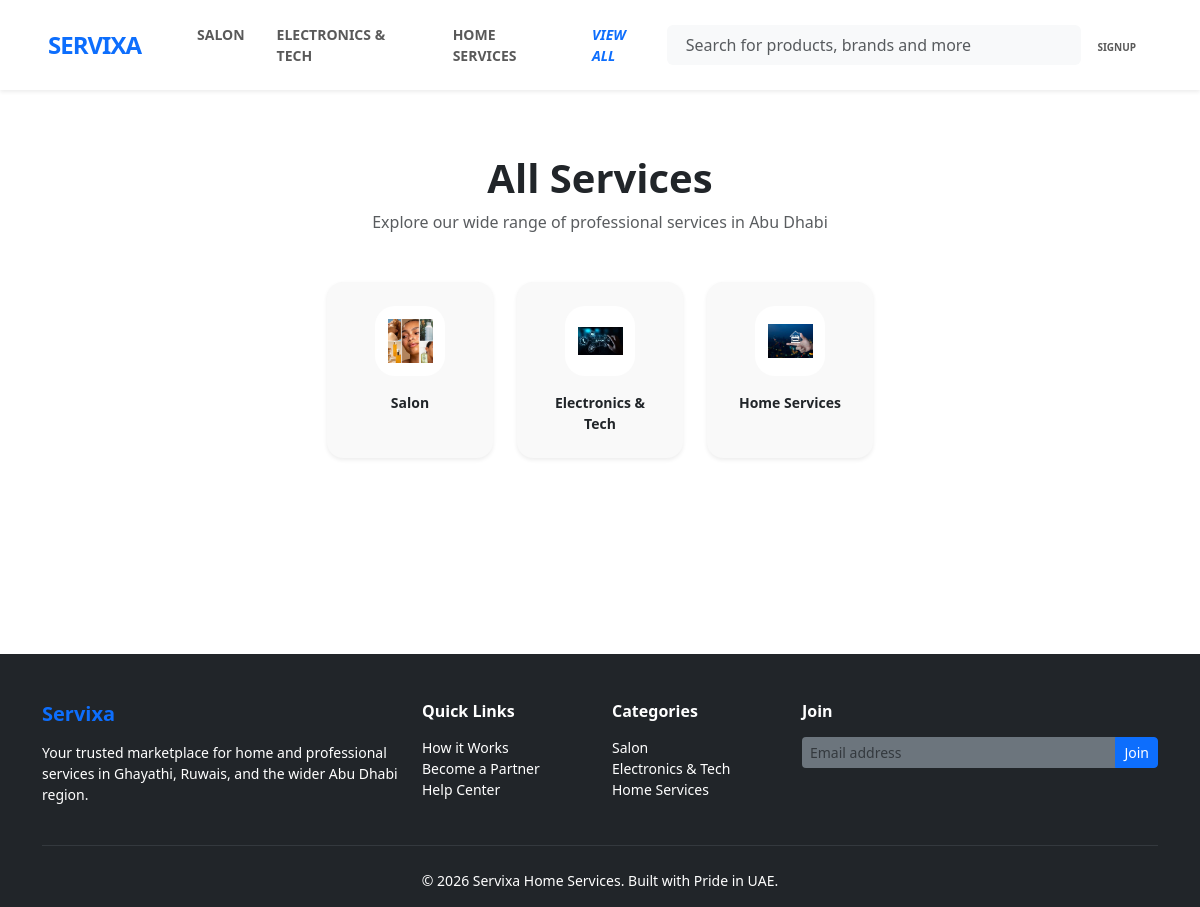
The page /allcats on the database its author committed.
### services/models.py (models this page shows, shortened)
class Category(models.Model):
    name = models.CharField(max_length=100)
    icon = models.ImageField(upload_to='category_icons',blank=True)

### booking/views.py (the view)
# urls.py: path('allcats',allcats_view,name='allcats'),
def allcats_view(request):
    categories = Category.objects.all()
    return render(request,'booking/allcats.html',{'categories':categories})

### booking/context_processors.py (called while the page is built)
def cat_context(request):
    all_cats = Category.objects.all()
    return {
        'nav_categories' : all_cats[:4],
        'more_categories' : all_cats[4:],
        'categories' : all_cats,
    }

### templates/booking/allcats.html (shortened to what this page needs)
{% extends 'base.html' %}
{% block code %}
<div class="container py-5">
    <div class="text-center mb-5">
        <h1 class="fw-bold">All Services</h1>
        <p class="text-muted">Explore our wide range of professional services in Abu Dhabi</p>
    </div>
    <div class="row g-4 justify-content-center">
        {% for cat in categories %}
        <div class="col-6 col-md-3 col-lg-2">
            <a href="{% url 'catview' cat.id %}" class="text-decoration-none">
                <div class="card h-100 border-0 shadow-sm p-4 text-center rounded-4 category-card">
                    <div class="icon-box mb-3 mx-auto">
                        {% if cat.icon %}
                            <img src="{{ cat.icon.url }}" class="img-fluid" style="width: 45px;">
                        {% endif %}
                    </div>
                    <p class="small fw-bold text-dark mb-0">{{ cat.name }}</p>
                </div>
            </a>
        </div>
        {% endfor %}
    </div>
</div>
{% endblock %}

### templates/base.html (shortened to what this page needs)
<!DOCTYPE html>
<html lang="en">
<head>
    <link href="https://cdn.jsdelivr.net/npm/bootstrap@5.3.8/dist/css/bootstrap.min.css" rel="stylesheet">
</head>
<body >
    <header>
        <nav class="navbar navbar-expand-lg navbar-light bg-white py-3 shadow-sm sticky-top">
            <div class="container-fluid px-lg-5">
                <a class="navbar-brand fw-bold fs-4" href="{% url 'home' %}" style="letter-spacing: -1px;">
                    <span class="text-primary">SERVIXA</span>
                </a>
                <div class="collapse navbar-collapse" id="mainNav">
                    <ul class="navbar-nav me-auto mb-2 mb-lg-0 ms-lg-4 fw-semibold small text-uppercase">
                        {%for cat in nav_categories %}
                            <li class="nav-item"><a class="nav-link px-3" href="{% url 'catview' cat.id %}">{{cat.name}}</a>
                            </li>
                        {%endfor%}
                        <li class = "nav-item">
                            <a href="{% url 'allcats' %}" class="nav-link px-3 fw-bold text-primary"><i>View All</i></a>
                        </li>
                    </ul>
                    <form action="{% url 'search' %}" method="GET" class="d-flex mx-auto col-lg-5 position-relative">
                        <div class="input-group bg-light rounded-2 border-0">
                            <span class="input-group-text bg-transparent border-0 pe-0 text-muted">
                            </span>
                            <input class="form-control bg-transparent border-0 py-2 ps-2 small" type="search" name="search"
                                placeholder="Search for products, brands and more" value="{{ request.GET.search }}">
                        </div>
                    </form>
                    <div class="navbar-nav ms-auto align-items-center">
                        {%if user.is_authenticated %}
                            {% if user.role == 'customer' %}
                                <a href="{% url 'profile' %}" class="nav-link text-center px-3">
                                    <i class="bi bi-person fs-5 d-block"></i>
                                    <span style="font-size: 10px;" class="fw-bold text-uppercase">{{user.username}}</span>
                                </a>
                            {% elif user.role == 'admin' %}
                                <a href="{% url 'admin_dashboard' %}" class="nav-link text-center px-3">
                                    <i class="bi bi-person fs-5 d-block"></i>
                                    <span style="font-size: 10px;" class="fw-bold text-uppercase">Dashboard</span>
                                </a>
                            {% else %}
                                <a href="{% url 'dashboard' %}" class="nav-link text-center px-3">
                                    <i class="bi bi-person fs-5 d-block"></i>
                                    <span style="font-size: 10px;" class="fw-bold text-uppercase">Dashboard</span>
                                </a>
                            {%endif%}
                        {%else%}
                            <a href="{% url 'login' %}" class="nav-link text-center px-3">
                                <span style="font-size: 10px;" class="fw-bold text-uppercase">Signup</span>
                            </a>
                        {% endif %}
                    </div>
                </div>
            </div>
        </nav>
    </header>
    <div style="min-height: 500px;">
    {% block code %}
    {%endblock%}
    </div>
    <footer class="bg-dark text-white pt-5 pb-3 mt-5">
        <div class="container">
            <div class="row g-4">
                <div class="col-md-4">
                    <h5 class="fw-bold text-primary mb-3">Servixa</h5>
                    <p class="small text-white">Your trusted marketplace for home and professional services in Ghayathi, Ruwais, and the wider Abu Dhabi region.</p>
                </div>
                <div class="col-md-2">
                    <h6 class="fw-bold mb-3">Quick Links</h6>
                    <ul class="list-unstyled small">
                        <li><a href="#" class="text-white text-decoration-none">How it Works</a></li>
                        <li><a href="#" class="text-white text-decoration-none">Become a Partner</a></li>
                        <li><a href="#" class="text-white text-decoration-none">Help Center</a></li>
                    </ul>
                </div>
                <div class="col-md-2">
                    <h6 class="fw-bold mb-3">Categories</h6>
                    <ul class="list-unstyled small">
                        {% for cat in nav_categories %}
                            <li><a href="#" class="text-white text-decoration-none">{{ cat.name }}</a></li>
                        {% endfor %}
                    </ul>
                </div>
                <div class="col-md-4">
                    <h6 class="fw-bold mb-3">Join</h6>
                    <div class="input-group mb-3">
                        <input type="text" class="form-control form-control-sm bg-secondary border-0 text-white" placeholder="Email address">
                        <button class="btn btn-primary btn-sm">Join</button>
                    </div>
                </div>
            </div>
            <hr class="my-4 border-secondary">
            <div class="text-center small text-white">
                &copy; 2026 Servixa Home Services. Built with Pride in UAE.
            </div>
        </div>
    </footer>
</body>
</html>

### templates/booking/allcats.html (style rules this page uses)
.category-card { transition: all 0.3s ease; background-color: #f9f9f9; }
.icon-box { width: 70px; height: 70px; display: flex; align-items: center; justify-content: center; background: white; border-radius: 20px; }

### rows shown on the page
Category: name "SALON", icon (picture), name "Salon"
Category: name "ELECTRONICS & TECH", icon (picture), name "Electronics & Tech"
Category: name "HOME SERVICES", icon (picture), name "Home Services"
